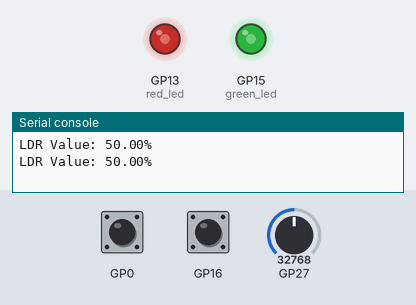
Bench run of a program on a simulated Raspberry Pi Pico running MicroPython. Parts: output pins drawn as LEDs (lit = HIGH), the last lines printed to the serial console. The inputs (shaded band) are chosen by the test bench; at power-on: GP0 LOW, GP16 HIGH, GP27 = 32768 (analog values on the 0–65535 scale).

Above: at 1.2 s.
1.3 s: GP0 pulled HIGH for 1.2 s
At 3.7 s:
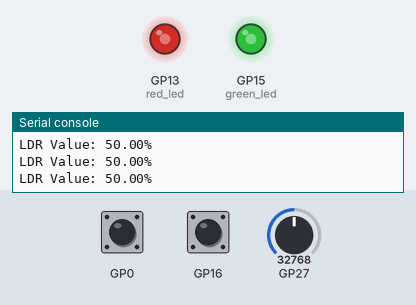
4.0 s: GP16 pulled LOW for 1.2 s
At 5.0 s:
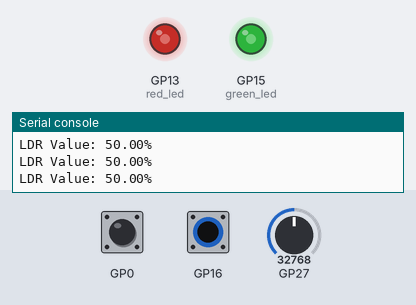
6.7 s: GP0 pulled HIGH for 3.2 s
At 10.6 s:
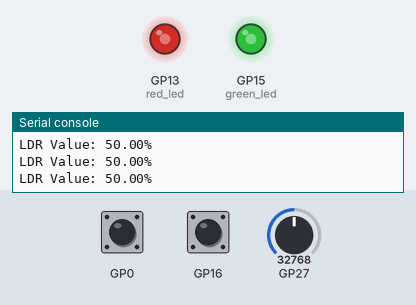
11.4 s: GP0 pulsed HIGH 5 times (0.12 s each, 0.3 s apart)
At 13.5 s:
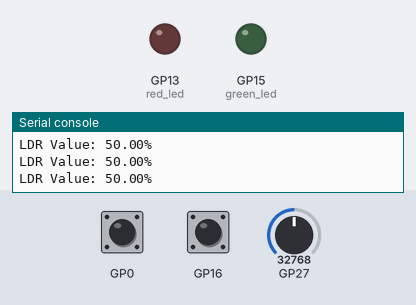
14.4 s: GP0 pulled HIGH for 1.2 s
At 16.2 s:
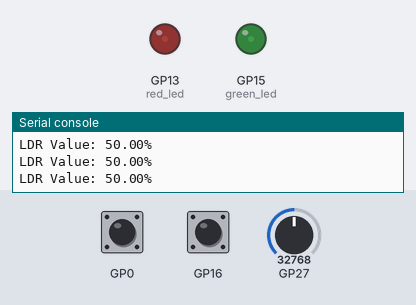
Timing chart, 0 to 17.7 s (numbered marks = the images above; inputs shaded):
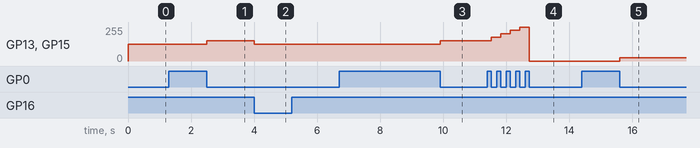

Measured:
- after the input at 1.3 s, GP13 (red_led), GP15 (green_led): 127/255 → 153/255 after 1.2 s
- after the input at 4.0 s, GP13 (red_led), GP15 (green_led): 153/255 → 127/255 at once
- after the input at 6.7 s, GP13 (red_led), GP15 (green_led): 127/255 → 153/255 after 3.2 s
- after the input at 11.4 s, GP13 (red_led), GP15 (green_led): 153/255 → 178/255 after 0.12 s, → 204/255 0.30 s later, → 229/255 0.30 s later, → 255/255 0.30 s later, … (5 changes in this stretch)
- after the input at 14.4 s, GP13 (red_led), GP15 (green_led): 0/255 → 25/255 after 1.2 s

The program:

main.py
```python
"""
Main Program - Class-Based Example
Demonstrates integrated control of LEDs, buttons, and LDR sensor
using object-oriented classes with interrupt-driven button handling.
(just kinda my little playing around example)
"""

import time
import machine
from interrupt_button import Button_pulldown
from interrupt_button import Button_pullup
from LDR import LDR
from LED import LED

## pin assignments
button_pullup_pin = 16
button_pulldown_pin = 0
green_led_pin = 15
red_led_pin = 13
ldr_pin = 1

## defaults
red_led_duty = 0.5
green_led_duty = 0.5
red_led_freq = 1000
green_led_freq = 1000

red_led = LED(red_led_pin)
green_led = LED(green_led_pin)
ldr = LDR(ldr_pin)


def setPWM():
    red_led.setPWM(red_led_freq, red_led_duty)
    green_led.setPWM(green_led_freq, green_led_duty)

def increasePWM():
    global red_led_duty, green_led_duty
    next_red_led_duty = red_led_duty + 0.1
    next_green_led_duty = green_led_duty + 0.1
    if next_red_led_duty <= 1.0:
        red_led_duty = next_red_led_duty
    else:
        red_led_duty = 0
    if next_green_led_duty <= 1.0:
        green_led_duty = next_green_led_duty
    else:
        green_led_duty = 0
    setPWM()

def decreasePWM():
    global red_led_duty, green_led_duty
    next_red_led_duty = red_led_duty - 0.1
    next_green_led_duty = green_led_duty - 0.1
    if next_red_led_duty >= 0:
        red_led_duty = next_red_led_duty
    else:
        red_led_duty = 1
    if next_green_led_duty >= 0:
        green_led_duty = next_green_led_duty
    else:
        green_led_duty = 1
    setPWM()

button_pullup = Button_pullup(button_pullup_pin, machine.Pin.IRQ_FALLING, decreasePWM)
button_pulldown = Button_pulldown(button_pulldown_pin, machine.Pin.IRQ_FALLING, increasePWM)

def main():
    setPWM()
    while True:
        ldr_value = ldr.get_brightness()
        print(f"LDR Value: {(ldr_value * 100):.2f}%")
        time.sleep(1)


if __name__ == "__main__":
    main()
```

interrupt_button.py
```python
"""
Interrupt Button Classes
Provides Button_pullup and Button_pulldown classes for handling
button input using hardware interrupts instead of polling.
"""

import machine
# Class for handling pull-up buttons as interrupts
class Button_pullup:
    # Initialize the pull-up button
    def __init__(self, pin_num, trigger, callback):
        self.pin = machine.Pin(pin_num, machine.Pin.IN, machine.Pin.PULL_UP)
        self.callback = callback

        self.pin.irq(
            trigger=trigger,
            handler=self._irq_handler
        )
    # Interrupt handler
    def _irq_handler(self, pin):
        self.callback()


# Class for handling pull-down buttons as interrupts
class Button_pulldown:
    # Initialize the pull-down button
    def __init__(self, pin_num, trigger, callback):
        self.pin = machine.Pin(pin_num, machine.Pin.IN, machine.Pin.PULL_DOWN)
        self.callback = callback

        self.pin.irq(
            trigger=trigger,
            handler=self._irq_handler
        )
    # Interrupt handler
    def _irq_handler(self, pin):
        self.callback()
```

LDR.py
```python
"""
LDR (Light-Dependent Resistor) Sensor Class
Provides a class interface for reading analog light levels from
a photoresistor via ADC, converting raw values to brightness percentages.
"""

import machine

MAX_BRIGHTNESS = 65535 # 16-bit ADC max value
# Class for handling LDR sensor (Photoresistor)
class LDR:
    # Initialize the LDR sensor
    def __init__(self, pin):
        self.ldr = machine.ADC(pin)

    # Read the analog value from the LDR
    def read(self):
        return self.ldr.read_u16()

    # Get the brightness level (0.0 to 1.0)
    def get_brightness(self):
        return (self.read() / MAX_BRIGHTNESS)
```

LED.py
```python
"""
LED Control Class
Provides a class interface for controlling LEDs with methods for
turning on/off, toggling, and PWM brightness control.
"""

import machine
# Class for handling LED pins
class LED:
    # Initialize the LED pin
    def __init__(self, pin_num):
        self.pin = machine.Pin(pin_num, machine.Pin.OUT)

    # Turn the LED on
    def on(self):
        self.pin.value(1)

    # Turn the LED off
    def off(self):
        self.pin.value(0)

    # Toggle the LED
    def toggle(self):
        self.pin.value(not self.pin.value())

    # Set PWM parameters for the LED
    def setPWM(self,freq_hz, duty):
        duty = max(0, min(1, duty))
        self.pwm = machine.PWM(self.pin)
        self.pwm.freq(freq_hz)
        self.pwm.duty_u16(int(duty * 65535))
```
